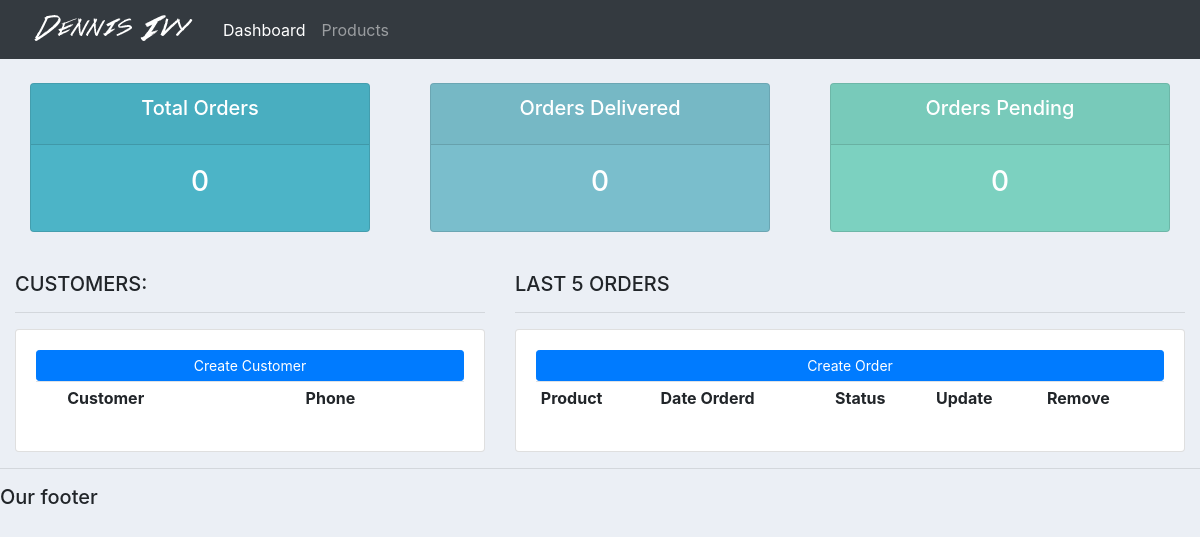
Before: / with the older database file.
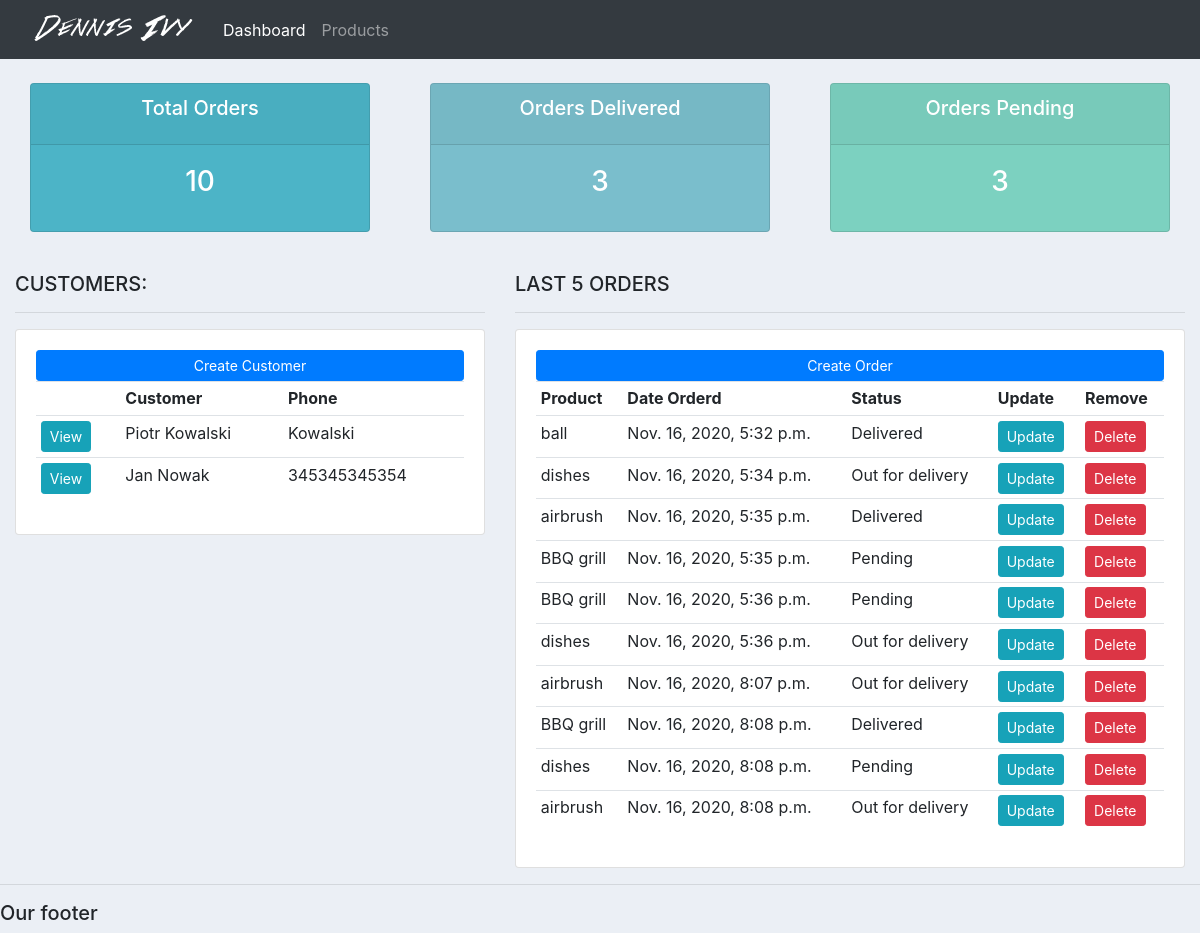
After: the same page with the newer database file.
### accounts/models.py (models this page shows, shortened)
class Customer(models.Model):
	name = models.CharField(max_length=200, null=True)
	phone = models.CharField(max_length=200, null=True)
	email = models.CharField(max_length=200, null=True)
	date_created = models.DateTimeField(auto_now_add=True, null=True)

class Order(models.Model):
	STATUS = (
			('Pending', 'Pending'),
			('Out for delivery', 'Out for delivery'),
			('Delivered', 'Delivered'),
			)
	customer = models.ForeignKey(Customer, null=True, on_delete=models.SET_NULL)
	product = models.ForeignKey(Product, null=True, on_delete=models.SET_NULL)
	date_created = models.DateTimeField(auto_now_add=True, null=True)
	status = models.CharField(max_length=200, null=True, choices=STATUS)

class Product(models.Model):
	CATEGORY = (
			('Indoor', 'Indoor'),
			('Out Door', 'Out Door'),
			)
	name = models.CharField(max_length=200, null=True)
	price = models.FloatField(null=True)
	category = models.CharField(max_length=200, null=True, choices=CATEGORY)
	description = models.CharField(max_length=200, null=True, blank=True)
	date_created = models.DateTimeField(auto_now_add=True, null=True)
	tags = models.ManyToManyField(Tag)
	def __str__(self):
		return f'{self.name} '

### accounts/views.py (the view)
# urls.py: path('', views.home, name="home"),
def home(request):
	orders = Order.objects.all()
	customers = Customer.objects.all()
	total_customers = customers.count()
	total_orders = orders.count()
	delivered = orders.filter(status='Delivered').count()
	pending = orders.filter(status='Pending').count()
	context = {'orders':orders, 'customers':customers,
	'total_orders':total_orders,'delivered':delivered,
	'pending':pending }
	return render(request, 'accounts/dashboard.html', context)

### accounts/templates/accounts/dashboard.html
{%  extends 'accounts/main.html' %}
{% block content %}
{%  include 'accounts/status.html' %}
<br>
<div class="row">
	<div class="col-md-5">
		<h5>CUSTOMERS:</h5>
		<hr>
		<div class="card card-body">
			<a class="btn btn-primary  btn-sm btn-block" href="">Create Customer</a>
			<table class="table table-sm">
				<tr>
					<th></th>
					<th>Customer</th>
					<th>Phone</th>
				</tr>
				{% for customer in customers %}
					<tr>
						<td><a class="btn btn-sm btn-info" href="{% url 'customer' customer.id %}">View</a></td>
						<td>{{customer.name}}</td>
						<td>{{customer.phone}}</td>
					</tr>
				{% endfor %}
			</table>
		</div>
	</div>
	<div class="col-md-7">
		<h5>LAST 5 ORDERS</h5>
		<hr>
		<div class="card card-body">
			<a class="btn btn-primary  btn-sm btn-block" href="{% url 'create_order' %}">Create Order</a>
			<table class="table table-sm">
				<tr>
					<th>Product</th>
					<th>Date Orderd</th>
					<th>Status</th>
					<th>Update</th>
					<th>Remove</th>
				</tr>
				{% for order in orders %}
					<tr>
						<td>{{order.product}}</td>
						<td>{{order.date_created}}</td>
						<td>{{order.status}}</td>
						<td><a class="btn btn-sm btn-info" href="{% url 'update_order' order.id %}">Update</a></td>
						<td><a class="btn btn-sm btn-danger" href="{% url 'delete_order' order.id %}">Delete</a></td>
					</tr>
				{% endfor %}
			</table>
		</div>
	</div>
</div>
{% endblock %}

Changed rows visible on the page:
added Customer: name "Piotr Kowalski", phone "Kowalski"
added Customer: name "Jan Nowak", phone "345345345354"
added Order: product "ball", date_created "Nov. 16, 2020, 5:32 p.m.", status "Delivered"
added Order: product "dishes", date_created "Nov. 16, 2020, 5:34 p.m.", status "Out for delivery"
added Order: product "airbrush", date_created "Nov. 16, 2020, 5:35 p.m.", status "Delivered"
added Order: product "BBQ grill", date_created "Nov. 16, 2020, 5:35 p.m.", status "Pending"
added Order: product "BBQ grill", date_created "Nov. 16, 2020, 5:36 p.m.", status "Pending"
added Order: product "dishes", date_created "Nov. 16, 2020, 5:36 p.m.", status "Out for delivery"
added Order: product "airbrush", date_created "Nov. 16, 2020, 8:07 p.m.", status "Out for delivery"
added Order: product "BBQ grill", date_created "Nov. 16, 2020, 8:08 p.m.", status "Delivered"
added Order: product "dishes", date_created "Nov. 16, 2020, 8:08 p.m.", status "Pending"
added Order: product "airbrush", date_created "Nov. 16, 2020, 8:08 p.m.", status "Out for delivery"
Other visible differences:
{{ total_orders }}: "0" → "10"
{{ delivered }}: "0" → "3"
{{ pending }}: "0" → "3"
